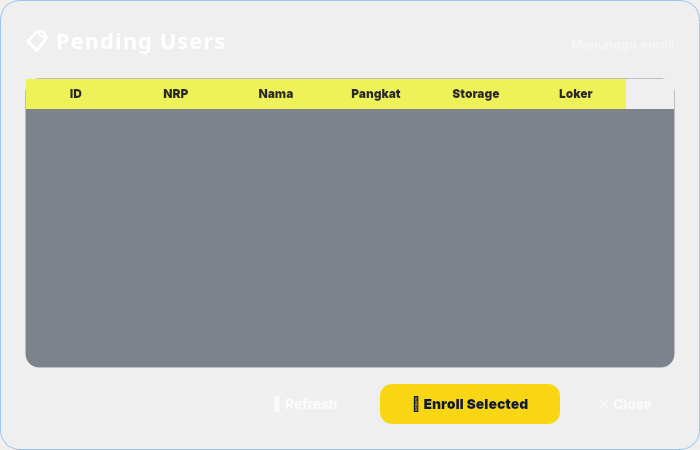
<?xml version="1.0" encoding="UTF-8"?>
<ui version="4.0">
 <class>Dialog</class>
 <widget class="QDialog" name="Dialog">
  <property name="geometry">
   <rect>
    <x>0</x>
    <y>0</y>
    <width>700</width>
    <height>450</height>
   </rect>
  </property>
  <property name="windowTitle">
   <string>📋 Pending Users</string>
  </property>
  <property name="styleSheet">
   <string notr="true">QDialog {
    /* Gradasi Biru Gelap Presisi (Midnight Deep Blue) */
    background: qlineargradient(
        x1: 0, y1: 0, x2: 1, y2: 1,
        stop: 0 #0d192e,
        stop: 0.5 #11223e,
        stop: 1 #0a1324
    );
    border-radius: 20px;
    /* Border Biru Kaca Halus agar tegas berpisah dari background */
    border: 1px solid rgba(2, 119, 230, 0.35);
}

QLabel#titleLabel {
    color: #ffffff;
    font-family: Plus Jakarta Sans;
    font-size: 22px;
    font-weight: 700;
    background: transparent;
    border: none;
    letter-spacing: 1px;
}

QLabel#subtitleLabel {
    color: rgba(255, 255, 255, 0.50);
    font-family: Inter;
    font-size: 13px;
    font-weight: 400;
    background: transparent;
    border: none;
}

QHeaderView::section {
    background: rgba(2, 72, 193, 0.15);
    color: rgb(42, 41, 41);
    font-family: Inter;
    font-size: 12px;
    font-weight: 600;
    padding: 10px 14px;
    border: none;
    border-bottom: 1px solid rgba(255, 255, 255, 0.05);
}

QPushButton {
    background: rgba(255, 255, 255, 0.04);
    border: 1px solid rgba(255, 255, 255, 0.10);
    border-radius: 12px;
    color: rgba(255, 255, 255, 0.80);
    font-family: Inter;
    font-size: 14px;
    font-weight: 500;
    padding: 10px 20px;
    min-height: 20px;
}

QPushButton:hover {
    background: rgba(255, 255, 255, 0.08);
    border: 1px solid rgba(255, 255, 255, 0.20);
}

QPushButton#btnEnroll {
    background: #f8d613;
    border: none;
    color: #0d1a30;
    font-weight: 700;
}

QPushButton#btnEnroll:hover {
    background: #ffe44d;
}

QPushButton#btnEnroll:pressed {
    background: #d4b800;
}

QPushButton#btnClose {
    background: rgba(255, 255, 255, 0.03);
    border: none;
    border-radius: 8px;
}

QPushButton#btnClose:hover {
    background: rgba(255, 70, 70, 0.15);
}

QPushButton#btnRefresh {
    background: rgba(255, 255, 255, 0.04);
    border: 1px solid rgba(255, 255, 255, 0.10);
}

QPushButton#btnRefresh:hover {
    background: rgba(2, 72, 193, 0.15);
    border: 1px solid #0248c1;
}

QScrollBar:vertical {
    background: rgba(255, 255, 255, 0.02);
    border: none;
    border-radius: 8px;
    width: 4px;
}

QScrollBar::handle:vertical {
    background: rgba(255, 255, 255, 0.10);
    border-radius: 8px;
    min-height: 30px;
}

QScrollBar::handle:vertical:hover {
    background: rgba(248, 214, 19, 0.20);
}
</string>
  </property>
  <layout class="QVBoxLayout" name="verticalLayout">
   <property name="spacing">
    <number>15</number>
   </property>
   <property name="leftMargin">
    <number>25</number>
   </property>
   <property name="topMargin">
    <number>25</number>
   </property>
   <property name="rightMargin">
    <number>25</number>
   </property>
   <property name="bottomMargin">
    <number>25</number>
   </property>
   <item>
    <layout class="QHBoxLayout" name="headerLayout">
     <item>
      <widget class="QLabel" name="titleLabel">
       <property name="text">
        <string>📋 Pending Users</string>
       </property>
      </widget>
     </item>
     <item>
      <spacer name="headerSpacer">
       <property name="orientation">
        <enum>Qt::Horizontal</enum>
       </property>
       <property name="sizeHint" stdset="0">
        <size>
         <width>40</width>
         <height>20</height>
        </size>
       </property>
      </spacer>
     </item>
     <item>
      <widget class="QLabel" name="subtitleLabel">
       <property name="text">
        <string>Menunggu enroll</string>
       </property>
      </widget>
     </item>
    </layout>
   </item>
   <item>
    <widget class="QTableWidget" name="tableUsers">
     <property name="minimumSize">
      <size>
       <width>0</width>
       <height>250</height>
      </size>
     </property>
     <property name="styleSheet">
      <string notr="true">QTableWidget {
    background-color: rgba(10, 22, 42, 0.50); /* Kaca Biru gelap transparan */
    border: 1px solid rgba(255, 255, 255, 0.08);
    border-radius: 14px;
    color: #e6f0ff;
    gridline-color: transparent;
    outline: none;
}

/* Header Tabel Glassmorphism */
QHeaderView::section {
    background-color: #edeff14d;
	color: rgb(42, 41, 41);
    font-family: 'Inter', sans-serif;
    font-size: 12px;
    font-weight: 700;
    padding: 5px;
    border: none;
    border-bottom: 1px solid rgba(255, 255, 255, 0.08);
}

/* Item / Baris Tabel */
QTableWidget::item {
    padding: 10px 14px;
    border-bottom: 1px solid rgba(255, 255, 255, 0.03); /* Divider halus antar baris */
    background: transparent;
}

/* Hover Effect saat Mouse di Atas Baris */
QTableWidget::item:hover {
    background-color: rgba(2, 119, 230, 0.18);
    color: #ffffff;
}
/* Tampilan Baris yang Sedang Dipilih (Selected) */
QTableWidget::item:selected {
    background-color: rgba(2, 72, 193, 0.60);
    color: #FFF701; /* Highlight text kuning khas UI kamu */
    font-weight: 600;
}

/* 1. Ubah background nomor baris (Vertical Header) jadi transparan */
QHeaderView::section:vertical {
    background-color: transparent;
    color: rgba(255, 255, 255, 0.6);
    border: none;
    padding-left: 5px;
}

/* 2. Ubah warna kotak di pojok kiri atas (pertemuan header atas &amp; kiri) */
QTableCornerButton::section {
    background-color: transparent;
    border: none;
}</string>
     </property>
     <property name="selectionMode">
      <enum>QAbstractItemView::SingleSelection</enum>
     </property>
     <property name="selectionBehavior">
      <enum>QAbstractItemView::SelectRows</enum>
     </property>
     <column>
      <property name="text">
       <string>ID</string>
      </property>
     </column>
     <column>
      <property name="text">
       <string>NRP</string>
      </property>
     </column>
     <column>
      <property name="text">
       <string>Nama</string>
      </property>
     </column>
     <column>
      <property name="text">
       <string>Pangkat</string>
      </property>
     </column>
     <column>
      <property name="text">
       <string>Storage</string>
      </property>
     </column>
     <column>
      <property name="text">
       <string>Loker</string>
      </property>
     </column>
    </widget>
   </item>
   <item>
    <layout class="QHBoxLayout" name="buttonLayout">
     <item>
      <spacer name="btnSpacer">
       <property name="orientation">
        <enum>Qt::Horizontal</enum>
       </property>
       <property name="sizeHint" stdset="0">
        <size>
         <width>40</width>
         <height>20</height>
        </size>
       </property>
      </spacer>
     </item>
     <item>
      <widget class="QPushButton" name="btnRefresh">
       <property name="minimumSize">
        <size>
         <width>120</width>
         <height>42</height>
        </size>
       </property>
       <property name="text">
        <string>🔄 Refresh</string>
       </property>
      </widget>
     </item>
     <item>
      <widget class="QPushButton" name="btnEnroll">
       <property name="minimumSize">
        <size>
         <width>180</width>
         <height>40</height>
        </size>
       </property>
       <property name="text">
        <string>🎯 Enroll Selected</string>
       </property>
      </widget>
     </item>
     <item>
      <widget class="QPushButton" name="btnClose">
       <property name="minimumSize">
        <size>
         <width>100</width>
         <height>40</height>
        </size>
       </property>
       <property name="text">
        <string>✕ Close</string>
       </property>
      </widget>
     </item>
    </layout>
   </item>
  </layout>
 </widget>
 <resources/>
 <connections/>
</ui>
